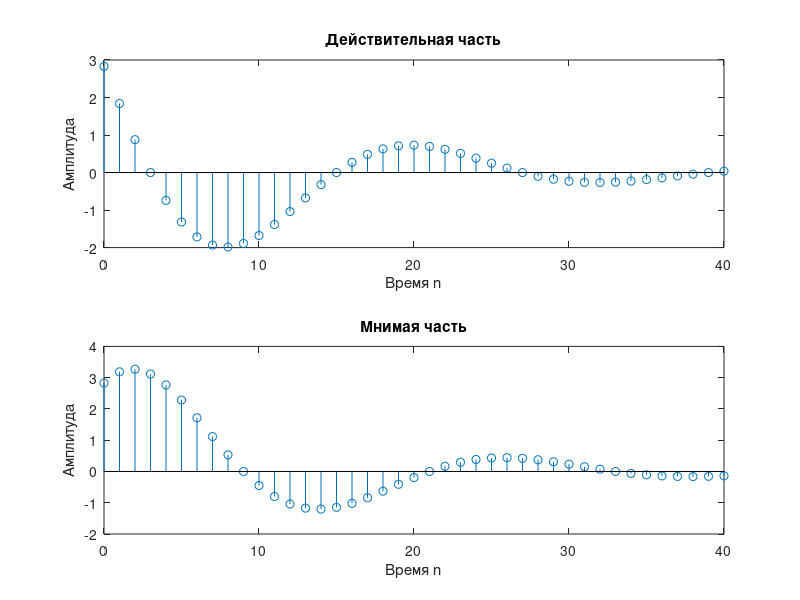

The MATLAB source for this figure:
% Программа P1_2
% Генерация комплексной экспоненциальной последовательности
clf;
c=-(1/12)+(pi/12)*i;
K=4;
n=0:40;
x=K*exp(c*n) * exp(1i * (pi/4));
subplot(2,1,1);
stem(n,real(x));
xlabel('Время n'); ylabel('Амплитуда');
title('Действительная часть');
subplot(2,1,2);
stem(n,imag(x));
xlabel('Время n'); ylabel('Амплитуда');
title('Мнимая часть');

% Для изменения амплитуды мы меняем значение K (от минимального до максимального значения по y)
% Для изменения частоты мы меняем значение (pi/6) (число повторений чего-н. в единицу времени)
% Для изменения фазы мы меняем значение  exp(1i * (pi/4)), делая (аргумент периодической функции, описывающей колебательный или волновой процесс.)
